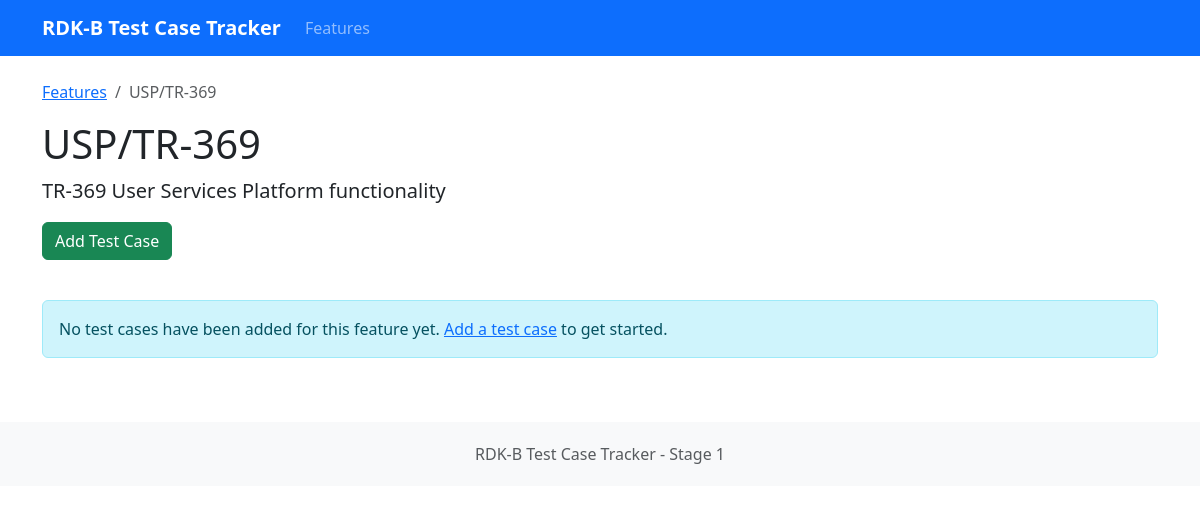
Page /feature/1 on the committed database.
### tables this page shows
CREATE TABLE features (
            id INTEGER PRIMARY KEY AUTOINCREMENT,
            name TEXT NOT NULL,
            description TEXT
        );

### app.py (the view)
@app.route('/feature/<int:feature_id>')
def feature_details(feature_id):
    conn = sqlite3.connect(app.config['DATABASE'])
    conn.row_factory = sqlite3.Row
    cursor = conn.cursor()
    cursor.execute("SELECT * FROM features WHERE id = ?", (feature_id,))
    feature = cursor.fetchone()
    cursor.execute("SELECT * FROM test_cases WHERE feature_id = ? ORDER BY name", (feature_id,))
    test_cases = cursor.fetchall()
    conn.close()
    return render_template('feature.html', feature=feature, test_cases=test_cases)

### templates/feature.html (shortened to what this page needs)
{% extends "layout.html" %}
{% block content %}
<div class="row mb-4">
    <div class="col">
        <nav aria-label="breadcrumb">
            <ol class="breadcrumb">
                <li class="breadcrumb-item"><a href="/">Features</a></li>
                <li class="breadcrumb-item active">{{ feature.name }}</li>
            </ol>
        </nav>
        <h1>{{ feature.name }}</h1>
        <p class="lead">{{ feature.description }}</p>
        <a href="{{ url_for('add_test_case', feature_id=feature.id) }}" class="btn btn-success mb-3">
             Add Test Case
        </a>
    </div>
</div>
<div class="row">
    <div class="col">
        {% if test_cases %}
            <div class="table-responsive">
                <table class="table table-striped table-hover">
                    <thead class="table-dark">
                        <tr>
                            <th>Name</th>
                            <th>Description</th>
                            <th>Expected Result</th>
                            <th>Status</th>
                            <th>Last Updated</th>
                            <th>Actions</th>
                        </tr>
                    </thead>
                    <tbody>
                        {% for test in test_cases %}
                            <tr>
                                <td>{{ test.name }}</td>
                                <td>{{ test.description }}</td>
                                <td>{{ test.expected_result }}</td>
                                <td>
                                    {% if test.status == 'Passed' %}
                                        <span class="badge bg-success">Passed</span>
                                    {% elif test.status == 'Failed' %}
                                        <span class="badge bg-danger">Failed</span>
                                    {% elif test.status == 'In Progress' %}
                                        <span class="badge bg-warning text-dark">In Progress</span>
                                    {% else %}
                                        <span class="badge bg-secondary">Not Started</span>
                                    {% endif %}
                                </td>
                                <td>{{ test.updated_at }}</td>
                                <td>
                                    <a href="{{ url_for('edit_test_case', test_id=test.id) }}" class="btn btn-sm btn-primary">Edit</a>
                                    <button type="button" class="btn btn-sm btn-danger" data-bs-toggle="modal" data-bs-target="#deleteModal{{ test.id }}">Delete</button>
                                    <div class="modal fade" id="deleteModal{{ test.id }}" tabindex="-1" aria-labelledby="deleteModalLabel" aria-hidden="true">
                                        <div class="modal-dialog">
                                            <div class="modal-content">
                                                <div class="modal-header">
                                                    <h5 class="modal-title" id="deleteModalLabel">Confirm Deletion</h5>
                                                    <button type="button" class="btn-close" data-bs-dismiss="modal" aria-label="Close"></button>
                                                </div>
                                                <div class="modal-body">
                                                    Are you sure you want to delete the test case "{{ test.name }}"?
                                                </div>
                                                <div class="modal-footer">
                                                    <button type="button" class="btn btn-secondary" data-bs-dismiss="modal">Cancel</button>
                                                    <form action="{{ url_for('delete_test_case', test_id=test.id) }}" method="post">
                                                        <button type="submit" class="btn btn-danger">Delete</button>
                                                    </form>
                                                </div>
                                            </div>
                                        </div>
                                    </div>
                                </td>
                            </tr>
                        {% endfor %}
                    </tbody>
                </table>
            </div>
        {% else %}
            <div class="alert alert-info">
                No test cases have been added for this feature yet.
                <a href="{{ url_for('add_test_case', feature_id=feature.id) }}">Add a test case</a> to get started.
            </div>
        {% endif %}
    </div>
</div>
{% endblock content %}

### rows in the picture
features: name "USP/TR-369", description "TR-369 User Services Platform functionality"
